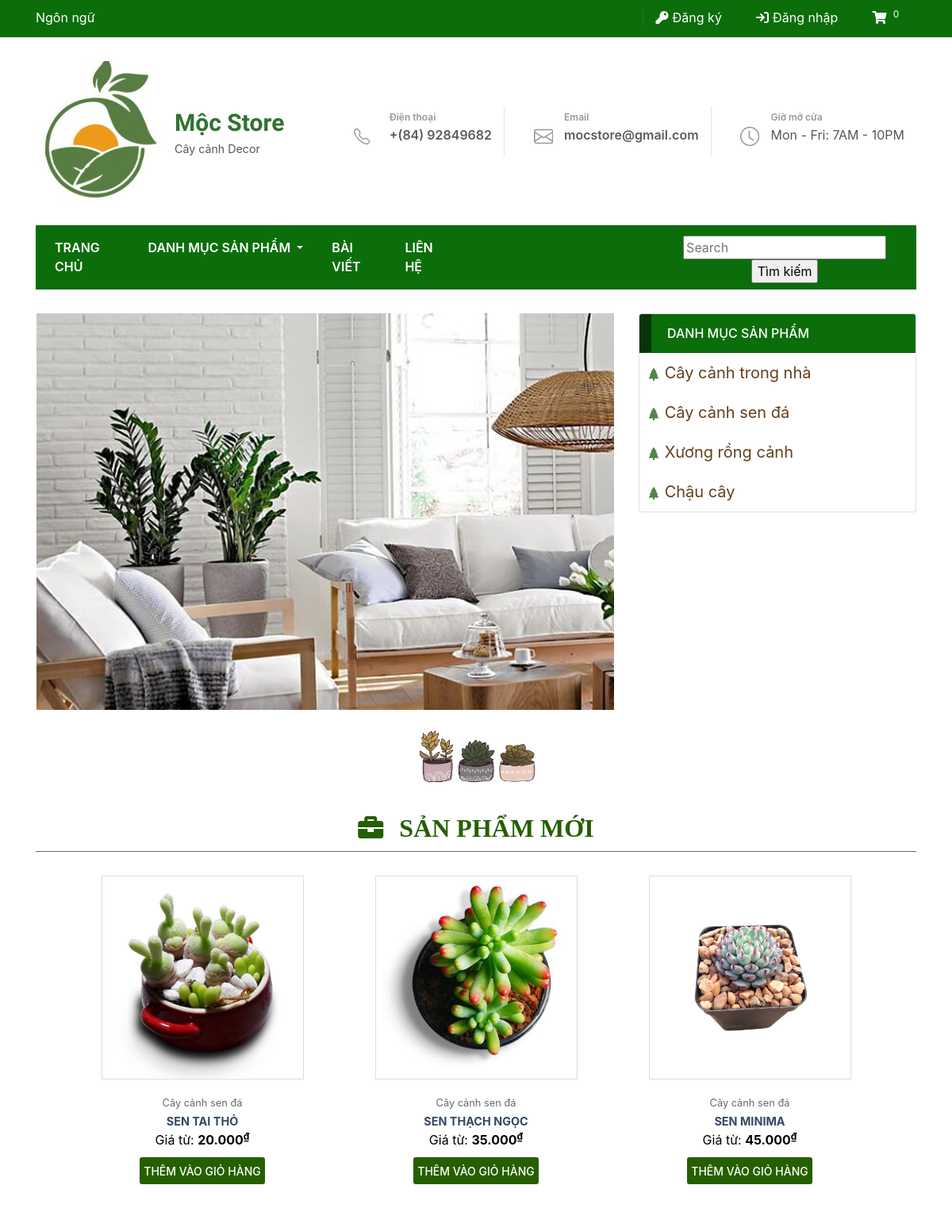
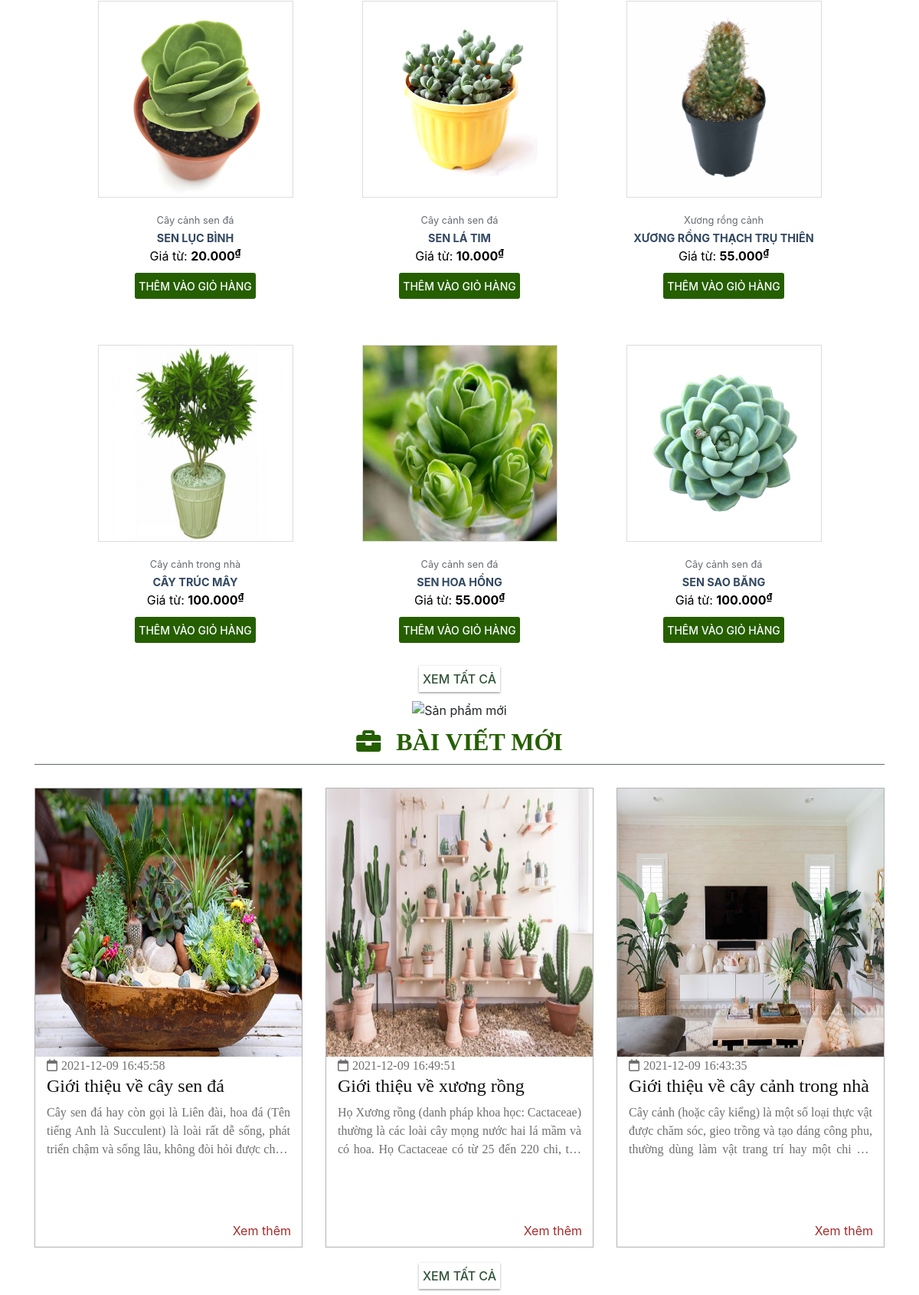
The app's page /Bancaycanh/web/index.php (upper part) with its own data (2 pictures, top to bottom).
### tables this page shows
CREATE TABLE `banner` (
  `id_banner` int(11) NOT NULL,
  `name_banner` varchar(50) NOT NULL,
  `image_banner` varchar(500) DEFAULT NULL,
  `caption_banner` varchar(200) DEFAULT NULL,
  `active_banner` varchar(50) NOT NULL
);

CREATE TABLE `productlines` (
  `productLineCode` varchar(10) NOT NULL,
  `productLineName` varchar(50) NOT NULL,
  `productLineImage` varchar(500) DEFAULT NULL,
  `productLineDecription` varchar(50) DEFAULT NULL
);

CREATE TABLE `products` (
  `productCode` int(11) NOT NULL,
  `productImage` varchar(500) DEFAULT NULL,
  `productName` varchar(50) NOT NULL,
  `productLineCode` varchar(10) NOT NULL,
  `Unit` varchar(20) NOT NULL,
  `Size` varchar(20) DEFAULT NULL,
  `productVender` varchar(50) NOT NULL,
  `productDecription` varchar(5000) DEFAULT NULL,
  `quantityEntered` smallint(6) NOT NULL,
  `quantitySold` smallint(6) DEFAULT NULL,
  `quantityInStock` smallint(6) DEFAULT NULL,
  `buyPrice` smallint(6) NOT NULL,
  `status` varchar(50) NOT NULL
);

CREATE TABLE `newpost` (
  `id_post` int(11) NOT NULL,
  `name_post` varchar(50) NOT NULL,
  `image_post` varchar(500) DEFAULT NULL,
  `summery_post` mediumtext DEFAULT NULL,
  `content_post` longtext DEFAULT NULL,
  `id_category` int(11) NOT NULL,
  `status_display_post` varchar(50) NOT NULL,
  `date_post` timestamp NOT NULL DEFAULT current_timestamp() ON UPDATE current_timestamp(),
  `productLineCode` varchar(50) DEFAULT NULL
);

### Bancaycanh/web/modules/trangchu.php (the view, shortened to what this page needs)
<?php
include '../db/config.php';
?>
<!DOCTYPE html>
<html lang="en">
<head>
  <link rel="stylesheet" href="https://maxcdn.bootstrapcdn.com/bootstrap/4.5.2/css/bootstrap.min.css">
  <link rel="stylesheet" href="https://cdnjs.cloudflare.com/ajax/libs/font-awesome/5.15.1/css/all.min.css" />
  <link rel="stylesheet" href="css/trangchu.css" class="css">
</head>
<body>
    <div class="container">
        <div class="banner">
            <div class="row">
                <div class="col-8">
                    <div id="slideshow">
                        <div class="slide-wrapper">
                            <?php
                                $sql_banner= mysqli_query($con, "SELECT * FROM banner WHERE active_banner = 1 LIMIT 3");
                                while ($row_banner = mysqli_fetch_array($sql_banner)) {
                                    ?>
                                <div class="slide"><img src="../admin/image/banner/<?php echo $row_banner['image_banner']?>"></div>
                                <?php
                                }?>
                        </div>
                    </div>
                </div>
                <div class="col-4">
                    <div id="accordion">
                        <div class="card">
                            <div class="card-header">
                                <a class="card-link" data-toggle="collapse" href="#collapseOne">Danh mục sản phẩm</a>
                            </div>
                            <div id="collapseOne" class="collapse show" data-parent="#accordion">
                                <?php
                                $sql_pd= mysqli_query($con, "SELECT * FROM productlines");
                                while ($row_pd = mysqli_fetch_array($sql_pd)) {
                                    ?>
                                <div class="card-body">
                                <a href="index.php?web_moc=Danhmucsanpham&id=<?php echo $row_pd['productLineCode']?>" ><?php echo $row_pd['productLineName']?></a>
                                </div>
                                <?php
                                    }
                                    ?>
                            </div>
                        </div>
                    </div>
                </div>
            </div>
        </div>
    </div>
<div class="container">
    <div class="product_new">
        <div class="pd-new">
            <div class="icon">
            <img src="image/icon1.jpg" alt="Sản phẩm mới"  height="120px">
            </div>
            <div class="title-pd-new">
                <h2><i class="fas fa-briefcase"></i></h2>
                <h2>SẢN PHẨM MỚI</h2>
            </div>
            <div class="row ">
                <?php
                $sql_product_banchay= mysqli_query($con, "SELECT * FROM products A, productlines B WHERE A.productLineCode=B.productLineCode ORDER BY A.productCode DESC LIMIT 9 ");
                while ($row_danhmuc = mysqli_fetch_array($sql_product_banchay)) {
                    ?>
                <div class="col-3">
                    <div class="image-product">
                        <a href="index.php?web_moc=Chitietsanpham&idsp=<?php echo $row_danhmuc['productCode']?>" >
                        <p><img width="255" height="255" src="../admin/image/product/<?php echo $row_danhmuc['productImage']?>" ></p>
                    </div>
                    <div class=" text-center ">
                        <div class="pd-line">
                        <a class=""> <?php echo $row_danhmuc['productLineName'] ?></a>
                    </div>
                    <div class="pd-name">
                    <a href="index.php?web_moc=Chitietsanpham&idsp=<?php echo $row_danhmuc['productCode']?>"><?php echo $row_danhmuc['productName'] ?></a>
                    </div>
                    <div class="price-wrapper">
                    <span class="price">Giá từ: <span class=""><strong><?php echo $row_danhmuc['buyPrice'] ?><span class="">.000<sup>₫</sup></span></strong></span></span>
                    </div>
                </div>
                <div class="text-center">
                    <button>
                        <a href="index.php?web_moc=Themvaogiohang&idspgh=<?php echo $row_danhmuc['productCode']?>" name="themvaogiohang" data-quantity="1" class="primary is-small mb-0 button product_type_variable add_to_cart_button is-shade" >THÊM VÀO GIỎ HÀNG</a>
                    </button>
                </div>
            </div>
                <?php
                }
                ?>
        </div>
        <div class="addpd">
        <button class="total"><a href="index.php?web_moc=Tatcasanpham">XEM TẤT CẢ</a></buttom>
        </div>
    </div>
    <div class="product_new">
        <div class="pd-new">
        <div class="icon">
            <img src="image/icon2.jpg" alt="Sản phẩm mới" height="150px">
            </div>
            <div class="title-pd-new">
                <h2><i class="fas fa-briefcase"></i></h2>
                <h2>BÀI VIẾT MỚI</h2>
            </div>
            <div class="row pd">
                <?php
                $sql_post= mysqli_query($con, "SELECT * FROM newpost LIMIT 3");
                while ($row_post = mysqli_fetch_array($sql_post)) {
                    ?>
                <div class="col-4">
                    <div class="post">
                <div class="image-pt">
                <a href="index.php?web_moc=Chitietbaiviet&idbv=<?php echo $row_post['id_post']?>" >
                    <img width="348" height="350" src="../admin/image/post/<?php echo $row_post['image_post']?>" >
                </a>
                </div>
                <div class="text-pt">
                        <p><i class="fa fa-calendar-o"></i><?php echo $row_post['date_post']?></p>
                    <h5><a href="index.php?web_moc=Chitietbaiviet&idbv=<?php echo $row_post['id_post']?>"><?php echo $row_post['name_post'] ?></a></h5>
                    <?php echo $row_post['summery_post'] ?>
                </div>
                <div class="read"><a href="index.php?web_moc=Chitietbaiviet&idbv=<?php echo $row_post['id_post']?>">Xem thêm</a></div>
                </div>
                </div>
                <?php
                }
                ?>
                </div>
        </div>
    </div>
    <div class="addpd">
        <button class="total"><a href="index.php?web_moc=Baiviet">XEM TẤT CẢ</a></buttom>
        </div>
</div>
</body>
</html>

### Bancaycanh/web/css/style_header.css (style rules this page uses)
:root { --text-color:#585656; }

### Bancaycanh/web/css/trangchu.css (style rules this page uses)
.title-pd-new { display: flex; justify-content: center; border-bottom: solid 1px #646970; }
.title-pd-new h2 { margin: 10px; font-weight: bold; color: #255f00; font-family: 'Times New Roman', Times, serif; }
.card-header { background-color:#0b6e0b; border-left:solid 15px #073507; text-transform:uppercase; }
.card-header a { color:white; font-weight:500; }
.card-body { font-size:20px; color:#155608ba; padding:10px; }
.card-body a { color:#64411d; text-decoration:none; }
.col-3 { margin: 30px; }
.pd .col-4 { margin-top: 30px; }
.pd .post { border:solid 1px #0000004c; height:600px; margin-bottom:20px }
.row { justify-content: center; }
.image-product p { border:solid 1px #00000023; }
.icon { text-align: center; }
.row .text-center button a { text-decoration: none; color: white; font-size: 14px; }
.text-center button { border: none; margin-top: 10px; background-color: #255f00; border-radius: 3px; padding: 5px; font-weight: 500; }
.pd-line a { color: #646970; text-decoration: none; font-size: 0.8em; }
.pd-name a { text-transform: uppercase; color: #334862; font-size: 0.9em; font-weight: bold; text-decoration: none; }
.price-wrapper { color: black; }
.read { text-align: right; margin-right: 20px; position: absolute; right: 10px; bottom: 30px; }
.read a { text-decoration: none; color: brown; }
.text-pt { margin:0 15px; }
.text-pt h5 a { margin-bottom: 12px; font-size: 1.2em; color: #111111; text-decoration: none; font-family: 'Font Awesome 5 Pro'; }
.text-pt p { display: -webkit-box; -webkit-line-clamp: 3; -webkit-box-orient: vertical; overflow: hidden; text-overflow: ellipsis; text-align: justify; color: #6f6f6f; margin: auto; font-family: serif; }
.text-pt p i { margin-right: 5px; }
.product_new .total { border: none; box-shadow: 0 2px 1px rgb(0 0 0 / 10%), 0 1px 3px rgb(0 0 0 / 30%); background: white; padding: 5px; }
.product_new .total a { text-decoration:none; font-weight:500; color: #315437; padding:none; }
.product_new .addpd { text-align: center; margin-bottom: 10px; }

### Bancaycanh/web/modules/trangchu.php (style rules this page uses)
.image-product img { display:block;transition: all .3s ease; }
.image-product p { display:block;overflow: hidden; }
#slideshow { overflow: hidden; height: 500px; width: 728px; margin: 0 auto; }
.slide-wrapper { width: 2912px; -webkit-animation: slide 14s ease infinite; }
.slide { float: left; height: 510px; width: 728px; }

### Bancaycanh/web/modules/footer.php (style rules this page uses)
a { color: #aaa; }

### records on screen
banner: image_banner (picture)
productlines: productLineName "Cây cảnh trong nhà"
productlines: productLineName "Cây cảnh sen đá"
productlines: productLineName "Xương rồng cảnh"
productlines: productLineName "Chậu cây"
products: productImage (picture), productLineCode.productLineName "Cây cảnh sen đá", productName "SEN TAI THỎ", buyPrice "20"
products: productImage (picture), productLineCode.productLineName "Cây cảnh sen đá", productName "SEN THẠCH NGỌC", buyPrice "35"
products: productImage (picture), productLineCode.productLineName "Cây cảnh sen đá", productName "SEN MINIMA", buyPrice "45"
products: productImage (picture), productLineCode.productLineName "Cây cảnh sen đá", productName "SEN LỤC BÌNH", buyPrice "20"
products: productImage (picture), productLineCode.productLineName "Cây cảnh sen đá", productName "SEN LÁ TIM", buyPrice "10"
products: productImage (picture), productLineCode.productLineName "Xương rồng cảnh", productName "XƯƠNG RỒNG THẠCH TRỤ THIÊN", buyPrice "55"
products: productImage (picture), productLineCode.productLineName "Cây cảnh trong nhà", productName "CÂY TRÚC MÂY", buyPrice "100"
products: productImage (picture), productLineCode.productLineName "Cây cảnh sen đá", productName "SEN HOA HỒNG", buyPrice "55"
products: productImage (picture), productLineCode.productLineName "Cây cảnh sen đá", productName "SEN SAO BĂNG", buyPrice "100"
newpost: image_post (picture), date_post "2021-12-09 16:45:58", name_post "Giới thiệu về cây sen đá", summery_post "Cây sen đá hay còn gọi là Liên đài, hoa đá (Tên tiếng Anh là Succulent) là loài rất dễ sống, phát triển chậm và sống lâu, không đòi hỏi được…"
newpost: image_post (picture), date_post "2021-12-09 16:49:51", name_post "Giới thiệu về xương rồng", summery_post "Họ Xương rồng (danh pháp khoa học: Cactaceae) thường là các loài cây mọng nước hai lá mầm và có hoa. Họ Cactaceae có từ 25 đến 220 chi,…"
newpost: image_post (picture), date_post "2021-12-09 16:43:35", name_post "Giới thiệu về cây cảnh trong nhà", summery_post "Cây cảnh (hoặc cây kiểng) là một số loại thực vật được chăm sóc, gieo trồng và tạo dáng công phu, thường dùng làm vật trang trí hay một chi…"
